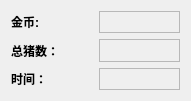
   <widget class="QWidget" name="CurTotal" native="true">
    <property name="geometry">
     <rect>
      <x>530</x>
      <y>90</y>
      <width>191</width>
      <height>101</height>
     </rect>
    </property>
    <layout class="QGridLayout" name="gridLayout">
     <item row="2" column="0">
      <widget class="QLabel" name="lbtotal">
       <property name="font">
        <font>
         <weight>75</weight>
         <bold>true</bold>
        </font>
       </property>
       <property name="text">
        <string>总猪数：</string>
       </property>
      </widget>
     </item>
     <item row="0" column="0">
      <widget class="QLabel" name="lbgold">
       <property name="font">
        <font>
         <weight>75</weight>
         <bold>true</bold>
        </font>
       </property>
       <property name="layoutDirection">
        <enum>Qt::LeftToRight</enum>
       </property>
       <property name="frameShape">
        <enum>QFrame::NoFrame</enum>
       </property>
       <property name="text">
        <string>金币:</string>
       </property>
      </widget>
     </item>
     <item row="2" column="1">
      <widget class="QLabel" name="total">
       <property name="frameShape">
        <enum>QFrame::StyledPanel</enum>
       </property>
       <property name="text">
        <string/>
       </property>
      </widget>
     </item>
     <item row="0" column="1">
      <widget class="QLabel" name="gold">
       <property name="frameShape">
        <enum>QFrame::StyledPanel</enum>
       </property>
       <property name="frameShadow">
        <enum>QFrame::Plain</enum>
       </property>
       <property name="text">
        <string/>
       </property>
      </widget>
     </item>
     <item row="3" column="0">
      <widget class="QLabel" name="lbtime">
       <property name="font">
        <font>
         <weight>75</weight>
         <bold>true</bold>
        </font>
       </property>
       <property name="text">
        <string>时间：</string>
       </property>
      </widget>
     </item>
     <item row="3" column="1">
      <widget class="QLabel" name="curtime">
       <property name="frameShape">
        <enum>QFrame::StyledPanel</enum>
       </property>
       <property name="text">
        <string/>
       </property>
      </widget>
     </item>
    </layout>
   </widget>
